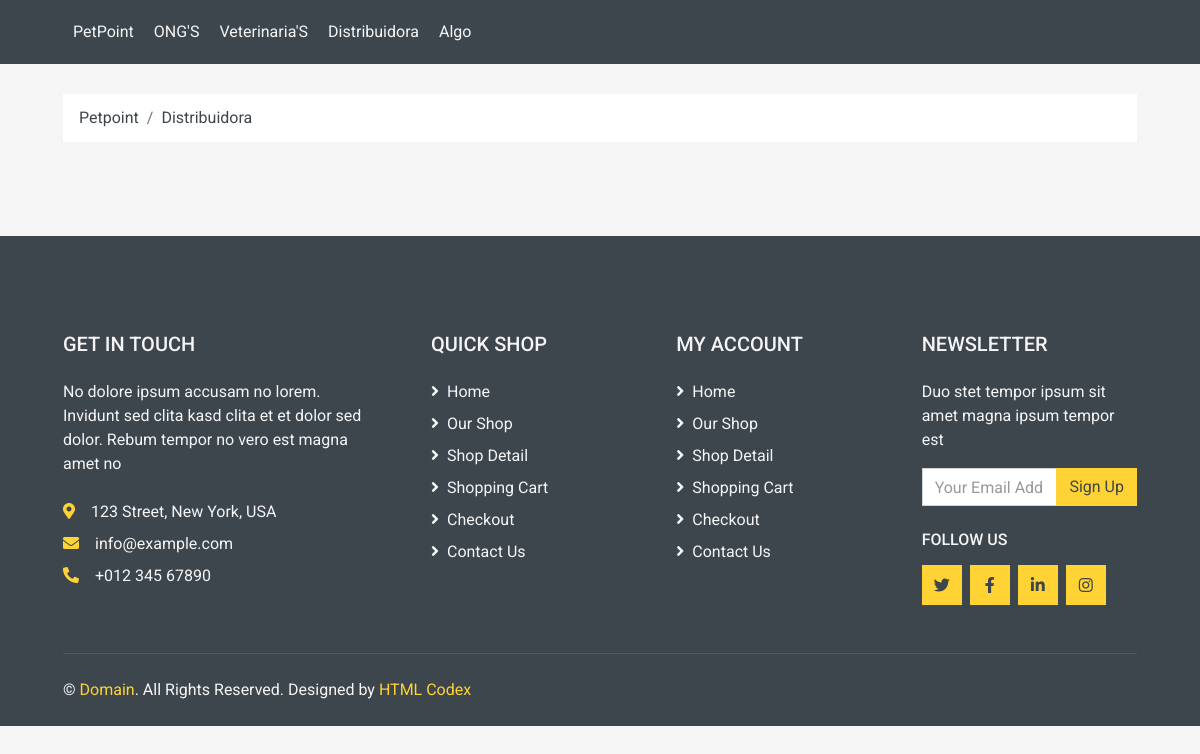
Page /View/Distribuidora.php on the earlier database version.
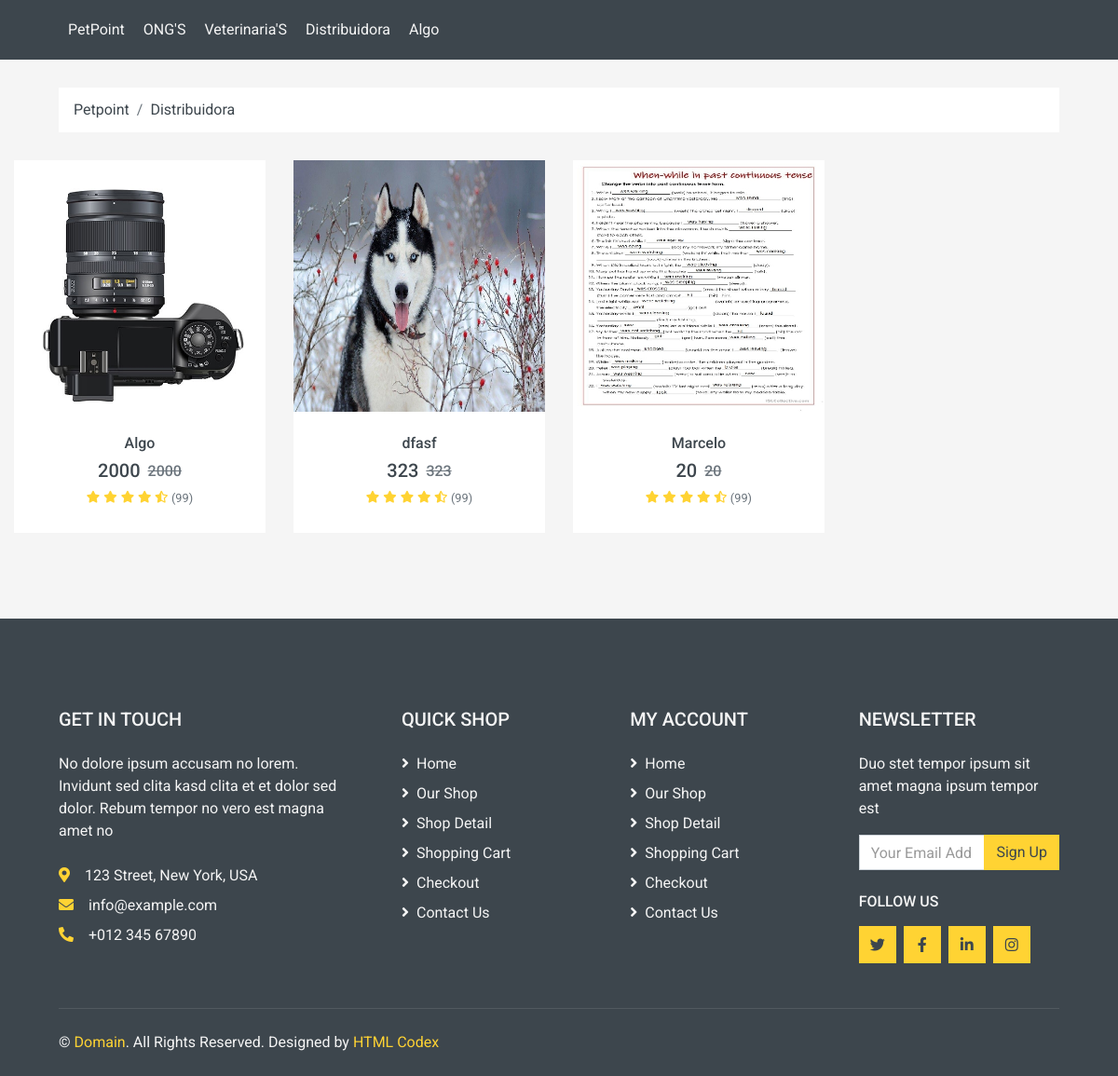
Same page on the later database version.
### tables this page shows
CREATE TABLE `productos` (
  `id_producto` int(11) NOT NULL,
  `nombre_producto` varchar(200) NOT NULL,
  `des_producto` text NOT NULL,
  `precio_producto` decimal(10,0) NOT NULL,
  `id_catergoria` int(11) NOT NULL,
  `activo` int(11) NOT NULL,
  `imagen_producto` varchar(200) NOT NULL
);

### Controller/C_distribuidora.php (called while the page is built, shortened)
<?php
     try {
            $db = new Conexion();
            $con = $db->conectar();
            $consulta = "SELECT id_producto, nombre_producto, precio_producto, imagen_producto FROM productos WHERE activo ='1'";
            $resultado = mysqli_query($con, $consulta);
            return $resultado;
        } catch (Exception $e) {
            echo "Error";
        }
?>

### View/Distribuidora.php (the view, shortened to what this page needs)
<?php
include '../Controller/C_distribuidora.php';
?>
<html lang="es">
<head>
    <link href="https://cdnjs.cloudflare.com/ajax/libs/font-awesome/5.10.0/css/all.min.css" rel="stylesheet">
    <link href="lib/animate/animate.min.css" rel="stylesheet">
    <link href="lib/owlcarousel/assets/owl.carousel.min.css" rel="stylesheet">
    <link href="../Css/style.css" rel="stylesheet">
</head>
<body>
    <?php include "BarrasYLibrerias/BarraNavegacion.php"; ?>
    <div class="container-fluid">
        <div class="row px-xl-5">
            <div class="col-12">
                <nav class="breadcrumb bg-light mb-30">
                    <a class="breadcrumb-item text-dark" href="Index.php">Petpoint</a>
                    <a class="breadcrumb-item text-dark" href="Distribuidora.php">Distribuidora</a>
                </nav>
            </div>
        </div>
    </div>
    <div class="col-lg-9 col-md-8">
        <div class="row pb-3">
            <?php foreach ($resultado as $row) { ?>
                <div class="col-lg-4 col-md-6 col-sm-6 pb-1">
                    <div class="product-item bg-light mb-4">
                        <div class="product-img position-relative overflow-hidden">
                            <img class="img-fluid w-100" src="<?php echo substr($row['imagen_producto'], 3) ?>" alt="">
                            <div class="product-action">
                            </div>
                        </div>
                        <div class="text-center py-4">
                            <a class="h6 text-decoration-none text-truncate" href=""><?php echo $row['nombre_producto'] ?></a>
                            <div class="d-flex align-items-center justify-content-center mt-2">
                                <h5><?php echo $row['precio_producto'] ?></h5>
                                <h6 class="text-muted ml-2"><del><?php echo $row['precio_producto'] ?></del></h6>
                            </div>
                            <div class="d-flex align-items-center justify-content-center mb-1">
                                <small class="fa fa-star text-primary mr-1"></small>
                                <small class="fa fa-star text-primary mr-1"></small>
                                <small class="fa fa-star text-primary mr-1"></small>
                                <small class="fa fa-star text-primary mr-1"></small>
                                <small class="fa fa-star-half-alt text-primary mr-1"></small>
                                <small>(99)</small>
                            </div>
                        </div>
                    </div>
                </div>
            <?php  } ?>
        </div>
    </div>
    <?php
    include "BarrasYLibrerias/Footer.php";
    ?>
</body>
</html>

### View/BarrasYLibrerias/BarraNavegacion.php (shortened to what this page needs)
<div class="container-fluid bg-dark mb-30">
        <div class="row px-xl-5">
            <div class="col-lg-9">
                <nav class="navbar navbar-expand-lg bg-dark navbar-dark py-3 py-lg-0 px-0">
                    <div class="collapse navbar-collapse justify-content-between" id="navbarCollapse">
                        <div class="navbar-nav mr-auto py-0">
                            <a href="Index.php" class="nav-item nav-link">PetPoint</a>
                            <div class="nav-item dropdown">
                                <a href="#" class="nav-link dropdown-toggle" data-toggle="dropdown">ONG'S</a>
                            </div>
                            <div class="nav-item dropdown">
                                <a href="#" class="nav-link dropdown-toggle" data-toggle="dropdown">Veterinaria'S</a>
                            </div>
                            <a href="../View/Distribuidora.php" class="nav-item nav-link">Distribuidora</a>
                            <a href="" class="nav-item nav-link">Algo</a>
                        </div>
                    </div>
                </nav>
            </div>
        </div>
    </div>

### View/BarrasYLibrerias/Footer.php (shortened to what this page needs)
<div class="container-fluid bg-dark text-secondary mt-5 pt-5">
    <div class="row px-xl-5 pt-5">
        <div class="col-lg-4 col-md-12 mb-5 pr-3 pr-xl-5">
            <h5 class="text-secondary text-uppercase mb-4">Get In Touch</h5>
            <p class="mb-4">No dolore ipsum accusam no lorem. Invidunt sed clita kasd clita et et dolor sed dolor. Rebum tempor no vero est magna amet no</p>
            <p class="mb-2"><i class="fa fa-map-marker-alt text-primary mr-3"></i>123 Street, New York, USA</p>
            <p class="mb-2"><i class="fa fa-envelope text-primary mr-3"></i>info@example.com</p>
            <p class="mb-0"><i class="fa fa-phone-alt text-primary mr-3"></i>+012 345 67890</p>
        </div>
        <div class="col-lg-8 col-md-12">
            <div class="row">
                <div class="col-md-4 mb-5">
                    <h5 class="text-secondary text-uppercase mb-4">Quick Shop</h5>
                    <div class="d-flex flex-column justify-content-start">
                        <a class="text-secondary mb-2" href="#"><i class="fa fa-angle-right mr-2"></i>Home</a>
                        <a class="text-secondary mb-2" href="#"><i class="fa fa-angle-right mr-2"></i>Our Shop</a>
                        <a class="text-secondary mb-2" href="#"><i class="fa fa-angle-right mr-2"></i>Shop Detail</a>
                        <a class="text-secondary mb-2" href="#"><i class="fa fa-angle-right mr-2"></i>Shopping Cart</a>
                        <a class="text-secondary mb-2" href="#"><i class="fa fa-angle-right mr-2"></i>Checkout</a>
                        <a class="text-secondary" href="#"><i class="fa fa-angle-right mr-2"></i>Contact Us</a>
                    </div>
                </div>
                <div class="col-md-4 mb-5">
                    <h5 class="text-secondary text-uppercase mb-4">My Account</h5>
                    <div class="d-flex flex-column justify-content-start">
                        <a class="text-secondary mb-2" href="#"><i class="fa fa-angle-right mr-2"></i>Home</a>
                        <a class="text-secondary mb-2" href="#"><i class="fa fa-angle-right mr-2"></i>Our Shop</a>
                        <a class="text-secondary mb-2" href="#"><i class="fa fa-angle-right mr-2"></i>Shop Detail</a>
                        <a class="text-secondary mb-2" href="#"><i class="fa fa-angle-right mr-2"></i>Shopping Cart</a>
                        <a class="text-secondary mb-2" href="#"><i class="fa fa-angle-right mr-2"></i>Checkout</a>
                        <a class="text-secondary" href="#"><i class="fa fa-angle-right mr-2"></i>Contact Us</a>
                    </div>
                </div>
                <div class="col-md-4 mb-5">
                    <h5 class="text-secondary text-uppercase mb-4">Newsletter</h5>
                    <p>Duo stet tempor ipsum sit amet magna ipsum tempor est</p>
                    <form action="">
                        <div class="input-group">
                            <input type="text" class="form-control" placeholder="Your Email Address">
                            <div class="input-group-append">
                                <button class="btn btn-primary">Sign Up</button>
                            </div>
                        </div>
                    </form>
                    <h6 class="text-secondary text-uppercase mt-4 mb-3">Follow Us</h6>
                    <div class="d-flex">
                        <a class="btn btn-primary btn-square mr-2" href="#"><i class="fab fa-twitter"></i></a>
                        <a class="btn btn-primary btn-square mr-2" href="#"><i class="fab fa-facebook-f"></i></a>
                        <a class="btn btn-primary btn-square mr-2" href="#"><i class="fab fa-linkedin-in"></i></a>
                        <a class="btn btn-primary btn-square" href="#"><i class="fab fa-instagram"></i></a>
                    </div>
                </div>
            </div>
        </div>
    </div>
    <div class="row border-top mx-xl-5 py-4" style="border-color: rgba(256, 256, 256, .1) !important;">
        <div class="col-md-6 px-xl-0">
            <p class="mb-md-0 text-center text-md-left text-secondary">
                &copy; <a class="text-primary" href="#">Domain</a>. All Rights Reserved. Designed
                by
                <a class="text-primary" href="https://htmlcodex.com">HTML Codex</a>
            </p>
        </div>
        <div class="col-md-6 px-xl-0 text-center text-md-right">
        </div>
    </div>
</div>

Differences in the rows shown:
added productos: imagen_producto (picture), nombre_producto "Algo", precio_producto "2000"
added productos: imagen_producto (picture), nombre_producto "dfasf", precio_producto "323"
added productos: imagen_producto (picture), nombre_producto "Marcelo", precio_producto "20"
